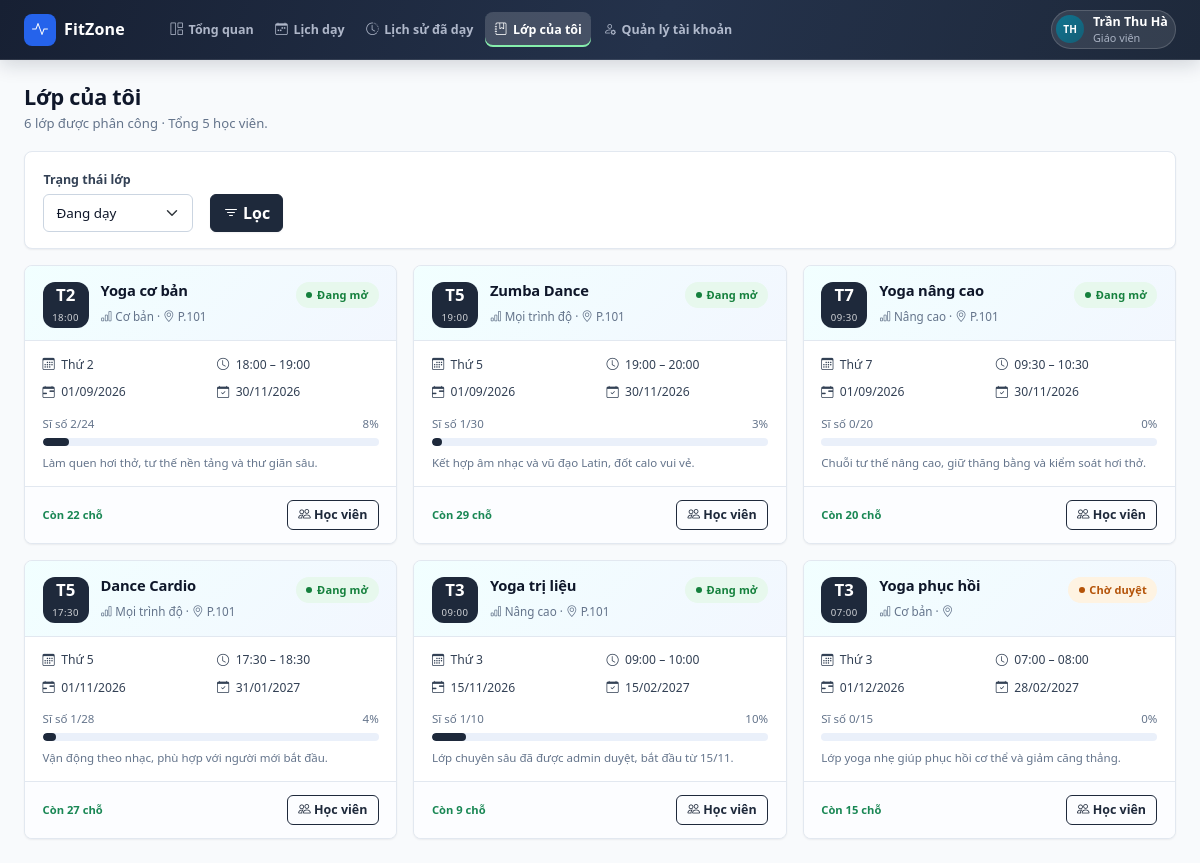
Page /instructor/classes.php (signed in) on the earlier database version.
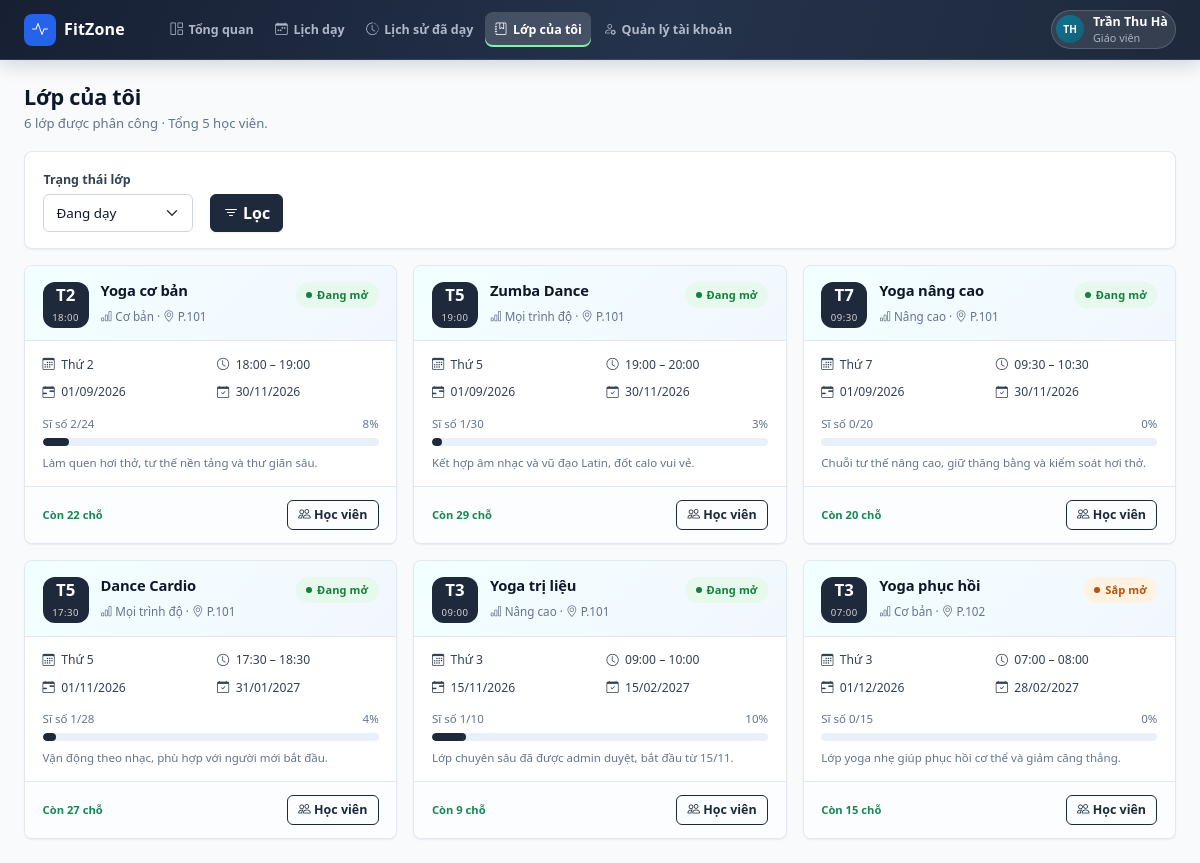
Same page on the later database version.
### tables this page shows
CREATE TABLE `giao_vien` (
  `id` int(10) unsigned NOT NULL AUTO_INCREMENT,
  `tai_khoan_id` int(10) unsigned DEFAULT NULL,
  `ho_ten` varchar(100) NOT NULL,
  `sdt` varchar(15) NOT NULL,
  `email` varchar(100) NOT NULL,
  `gioi_thieu` text DEFAULT NULL,
  `trang_thai` varchar(20) NOT NULL DEFAULT 'dang_lam',
  `deleted_at` datetime DEFAULT NULL,
  `created_at` datetime NOT NULL DEFAULT current_timestamp(),
  `updated_at` datetime NOT NULL DEFAULT current_timestamp() ON UPDATE current_timestamp(),
  PRIMARY KEY (`id`),
  UNIQUE KEY `uq_giao_vien_email` (`email`),
  UNIQUE KEY `uq_giao_vien_tai_khoan` (`tai_khoan_id`),
  CONSTRAINT `fk_giao_vien_tai_khoan` FOREIGN KEY (`tai_khoan_id`) REFERENCES `tai_khoan` (`id`) ON DELETE SET NULL
);

CREATE TABLE `tai_khoan` (
  `id` int(10) unsigned NOT NULL AUTO_INCREMENT,
  `ten_dang_nhap` varchar(50) NOT NULL,
  `mat_khau` varchar(255) NOT NULL,
  `ho_ten` varchar(100) NOT NULL,
  `vai_tro` varchar(20) NOT NULL DEFAULT 'customer',
  `trang_thai` tinyint(1) NOT NULL DEFAULT 1,
  `created_at` datetime NOT NULL DEFAULT current_timestamp(),
  PRIMARY KEY (`id`),
  UNIQUE KEY `uq_tai_khoan_ten` (`ten_dang_nhap`)
);

CREATE TABLE `lop_hoc` (
  `id` int(10) unsigned NOT NULL AUTO_INCREMENT,
  `ten_lop` varchar(100) NOT NULL,
  `giao_vien_id` int(10) unsigned NOT NULL,
  `thu_trong_tuan` tinyint(4) NOT NULL,
  `gio_bat_dau` time NOT NULL,
  `gio_ket_thuc` time NOT NULL,
  `ngay_bat_dau` date NOT NULL,
  `ngay_ket_thuc` date NOT NULL,
  `suc_chua` int(11) NOT NULL,
  `phong_hoc` varchar(50) DEFAULT NULL,
  `mo_ta` text DEFAULT NULL,
  `trinh_do` varchar(50) DEFAULT NULL,
  `goi_tap_toi_thieu` varchar(20) NOT NULL DEFAULT 'basic',
  `trang_thai` varchar(20) NOT NULL DEFAULT 'dang_mo',
  `deleted_at` datetime DEFAULT NULL,
  `created_at` datetime NOT NULL DEFAULT current_timestamp(),
  `updated_at` datetime NOT NULL DEFAULT current_timestamp() ON UPDATE current_timestamp(),
  PRIMARY KEY (`id`),
  KEY `fk_lop_hoc_giao_vien` (`giao_vien_id`),
  CONSTRAINT `fk_lop_hoc_giao_vien` FOREIGN KEY (`giao_vien_id`) REFERENCES `giao_vien` (`id`)
);

### instructor/classes.php (the view, shortened to what the rows shown need)
<?php
require __DIR__ . '/../common/bootstrap.php';
        ?>
        <?php
$menu = require __DIR__ . '/../common/menus/instructor.php';
$appRole = 'instructor';
$instructorId = (int) (data_current_instructor()['id'] ?? 0);
$classFilter = (string) ($_GET['status'] ?? 'current');
$classes = array_values(array_filter(
    data_classes(),
    static fn (array $class): bool => $instructorId > 0
        && (int) $class['giao_vien_id'] === $instructorId
));
$today = new DateTimeImmutable('today');
$classes = array_values(array_filter($classes, static function (array $class) use ($classFilter, $today): bool {
    $endDate = DateTimeImmutable::createFromFormat('!d/m/Y', $class['to']);
    $isCompleted = $endDate && $endDate < $today;
    return $classFilter === 'completed' ? $isCompleted : !$isCompleted;
}));
$partials = __DIR__ . '/../common/partials';
require $partials . '/head.php';
?>
<div class="app-shell">
    <?php require $partials . '/sidebar.php'; ?>
    <div class="app-main">
        <?php require $partials . '/topbar.php'; ?>
        <main class="app-content" id="main-content">
<div class="page-head">
    <div>
        <h1>Lớp của tôi</h1>
    </div>
</div>
<div class="row g-3">
    <?php foreach ($classes as $class):
        $percent = (int) round($class['enrolled'] / max(1, $class['capacity']) * 100);
        $tone = $percent >= 90 ? 'amber' : '';
    ?>
        <div class="col-md-6 col-xl-4">
            <article class="class-card">
                <div class="class-card-top">
                    <div class="day-chip">
                        <strong><?= e(weekday_short($class['weekday'])) ?></strong>
                        <span><?= e($class['start']) ?></span>
                    </div>
                    <div class="flex-grow-1 min-w-0">
                        <div class="d-flex align-items-start gap-2">
                            <h3 class="flex-grow-1"><?= e($class['name']) ?></h3>
                            <?= status_badge($class['status']) ?>
                        </div>
                        <div class="teacher"><?= icon('bar-chart') ?> <?= e($class['level']) ?> · <?= icon('geo-alt') ?> <?= e($class['room']) ?></div>
                    </div>
                </div>
                <div class="class-card-body">
                    <div class="class-meta">
                        <div class="item"><?= icon('calendar3') ?> <?= e(weekday($class['weekday'])) ?></div>
                        <div class="item"><?= icon('clock') ?> <?= e($class['start'] . ' – ' . $class['end']) ?></div>
                        <div class="item"><?= icon('calendar-range') ?> <?= e($class['from']) ?></div>
                        <div class="item"><?= icon('calendar-check') ?> <?= e($class['to']) ?></div>
                    </div>
                    <div class="class-capacity">
                        <span>Sĩ số <?= e((string) $class['enrolled'] . '/' . (string) $class['capacity']) ?></span>
                        <span><?= $percent ?>%</span>
                    </div>
                    <?= progress_bar($percent, $tone) ?>
                    <p class="text-muted-2 text-tiny mt-2 mb-0"><?= e($class['desc']) ?></p>
                </div>
                <div class="class-card-foot">
                    <span class="availability <?= $class['capacity'] - $class['enrolled'] <= 2 ? 'text-warning' : 'text-success' ?>">
                        Còn <?= e((string) ($class['capacity'] - $class['enrolled'])) ?> chỗ
                    </span>
                    <button class="btn btn-outline-primary btn-sm" type="button" data-bs-toggle="modal" data-bs-target="#classStudentsModal"
                            data-class-id="<?= (int) $class['id'] ?>"
                            data-class-name="<?= e($class['name']) ?>">
                        <?= icon('people') ?> Học viên
                    </button>
                </div>
            </article>
        </div>
    <?php endforeach; ?>
</div>
        </main>
    </div>
</div>
<?php require $partials . '/foot.php'; ?>

### common/partials/topbar.php (shortened to what the rows shown need)
<?php
require_once __DIR__ . '/../data/user.php';
$user = app_user($appRole);
$accountHref = '/' . $appRole . '/account';
?>
<header class="app-topbar">
    <a class="app-user text-decoration-none" href="<?= e(url($accountHref)) ?>" aria-label="Mở trang quản lý tài khoản">
        <?= avatar($user['name'], 'avatar-sm') ?>
        <span class="app-user-meta">
            <strong><?= e($user['name']) ?></strong>
            <span><?= e($user['sub']) ?></span>
        </span>
    </a>
</header>

### common/components/ui.php (shortened to what the rows shown need)
<?php
if (!function_exists('icon')) {
    function icon(string $name, string $class = ''): string
    {
        $name = preg_replace('/[^a-z0-9-]/i', '', $name) ?: 'circle';
        return '<i class="bi bi-' . e($name) . ($class !== '' ? ' ' . e($class) : '') . '" aria-hidden="true"></i>';
    }
}
if (!function_exists('initials')) {
    function initials(string $name): string
    {
        $parts = preg_split('/\s+/u', trim($name)) ?: [];
        $parts = array_values(array_filter($parts, static fn ($p) => $p !== ''));
        $last = $parts[count($parts) - 1];
        $first = $parts[0];
        $initials = mb_substr($first, 0, 1, 'UTF-8');
        if (count($parts) > 1) {
            $initials .= mb_substr($last, 0, 1, 'UTF-8');
        }
        return mb_strtoupper($initials, 'UTF-8');
    }
}
if (!function_exists('avatar')) {
    function avatar(string $name, string $size = '', string $extra = ''): string
    {
        $palette = ['alt-1', 'alt-2', 'alt-3', 'alt-4', 'alt-5'];
        $alt = $palette[abs(crc32($name)) % count($palette)];
        $classes = trim('avatar ' . $alt . ($size !== '' ? ' ' . $size : '') . ($extra !== '' ? ' ' . $extra : ''));
        return '<span class="' . e($classes) . '" title="' . e($name) . '">' . e(initials($name)) . '</span>';
    }
}
if (!function_exists('badge')) {
    function badge(string $label, string $variant = 'primary', bool $dot = true): string
    {
        $dotClass = $dot ? '' : ' no-dot';
        return '<span class="badge-status ' . e($variant) . $dotClass . '">' . e($label) . '</span>';
    }
}
if (!function_exists('status_badge')) {
    function status_badge(string $status): string
    {
        $map = [
            'hoat_dong' => ['Đang hoạt động', 'success'],
            'ngung_hoat_dong' => ['Ngừng hoạt động', 'muted'],
            'dang_mo' => ['Đang mở', 'success'],
            'sap_mo' => ['Sắp mở', 'warning'],
            'da_dong' => ['Đã đóng', 'muted'],
            'dang_ban' => ['Đang bán', 'success'],
            'ngung_ban' => ['Ngừng bán', 'muted'],
            'cho_duyet' => ['Chờ duyệt', 'warning'],
            'da_duyet' => ['Đã duyệt', 'success'],
            'tu_choi' => ['Từ chối', 'danger'],
            'da_huy' => ['Đã hủy', 'danger'],
            'da_thanh_toan' => ['Đã thanh toán', 'success'],
            'chua_thanh_toan' => ['Chưa thanh toán', 'warning'],
            'dang_ky' => ['Đã đăng ký', 'primary'],
            'co_mat' => ['Có mặt', 'success'],
            'vang' => ['Vắng', 'danger'],
            'phep' => ['Có phép', 'warning'],
            'cho_xac_nhan' => ['Chờ xác nhận', 'warning'],
            'bi_khoa' => ['Đã khóa', 'danger'],
            'hoan_thanh' => ['Hoàn thành', 'success'],
        ];
        [$label, $variant] = $map[$status] ?? [$status, 'muted'];
        return badge($label, $variant);
    }
}
if (!function_exists('weekday')) {
    function weekday(int $day): string
    {
        return ['', 'Thứ 2', 'Thứ 3', 'Thứ 4', 'Thứ 5', 'Thứ 6', 'Thứ 7', 'Chủ nhật'][$day] ?? '';
    }
}
if (!function_exists('weekday_short')) {
    function weekday_short(int $day): string
    {
        return ['', 'T2', 'T3', 'T4', 'T5', 'T6', 'T7', 'CN'][$day] ?? '';
    }
}
if (!function_exists('progress_bar')) {
    function progress_bar(int $percent, string $variant = '', bool $thick = false): string
    {
        $percent = max(0, min(100, $percent));
        $classes = trim('app-progress' . ($variant !== '' ? ' ' . $variant : '') . ($thick ? ' thick' : ''));
        return '<div class="' . e($classes) . '" role="progressbar" aria-valuenow="' . $percent . '" aria-valuemin="0" aria-valuemax="100">'
            . '<span style="width:' . $percent . '%"></span></div>';
    }
}

Differences in the rows shown:
changed lop_hoc "Yoga phục hồi": label "Chờ duyệt" → "Sắp mở"; phong_hoc (not shown) → "P.102"
